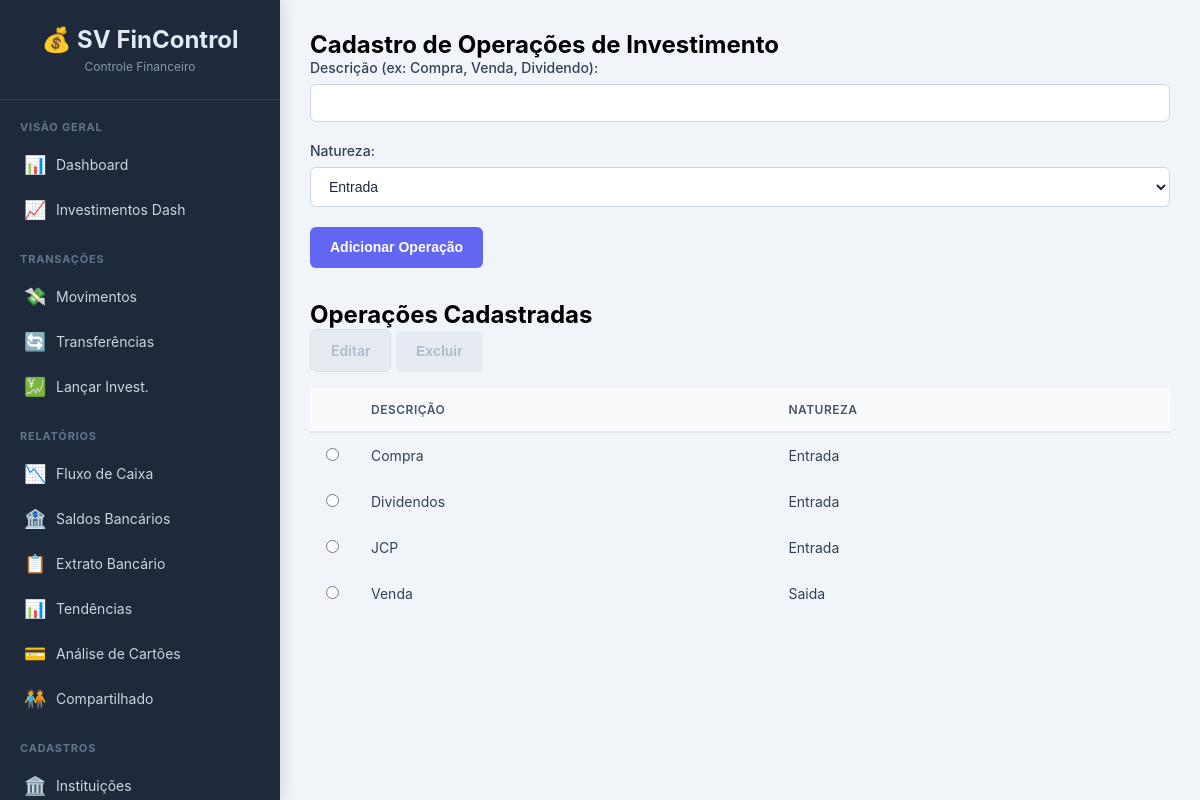
Page /operacoes on the committed database.
### tables this page shows
CREATE TABLE operacoes (
        id INTEGER PRIMARY KEY AUTOINCREMENT,
        descricao TEXT NOT NULL UNIQUE,
        natureza TEXT NOT NULL CHECK(natureza IN ('Entrada', 'Saida'))
    );

### app.py (the view, shortened to what this page needs)
@app.route('/operacoes', methods=['GET', 'POST'])
def operacoes():
    conn = get_db_connection()
    operacoes_list = conn.execute('SELECT * FROM operacoes ORDER BY descricao').fetchall()
    conn.close()
    return render_template('operacoes.html', operacoes=operacoes_list)

### app.py (called while the page is built)
def get_db_connection():
    conn = sqlite3.connect(DATABASE, detect_types=sqlite3.PARSE_DECLTYPES | sqlite3.PARSE_COLNAMES)
    conn.execute("PRAGMA foreign_keys = ON;")
    conn.execute("PRAGMA journal_mode=WAL")
    conn.row_factory = sqlite3.Row
    return conn

### templates/operacoes.html (shortened to what this page needs)
{% extends "base.html" %}
{% block content %}
    <h2>Cadastro de Operações de Investimento</h2>
    <form method="POST">
        <div class="form-group"><label for="descricao">Descrição (ex: Compra, Venda, Dividendo):</label><input type="text" name="descricao" required></div>
        <div class="form-group"><label for="natureza">Natureza:</label><select name="natureza" required><option value="Entrada">Entrada</option><option value="Saida">Saída</option></select></div>
        <button type="submit" class="btn btn-primary">Adicionar Operação</button>
    </form>
    <h2 style="margin-top: 2rem;">Operações Cadastradas</h2>
    <div class="action-buttons" style="margin-bottom: 1rem;">
        <a href="#" id="btn-editar" class="btn btn-secondary" disabled>Editar</a>
        <button type="submit" form="form-excluir" id="btn-excluir" class="btn btn-danger" disabled>Excluir</button>
    </div>
    <table><thead><tr><th style="width: 5%;"></th><th>Descrição</th><th>Natureza</th></tr></thead>
        <tbody>
            {% for o in operacoes %}<tr id="row-{{ o.id }}"><td><input type="radio" name="selecionado" value="{{ o.id }}" onchange="itemSelecionado(this, 'operacoes')"></td><td>{{ o.descricao }}</td><td>{{ o.natureza }}</td></tr>{% else %}<tr><td colspan="3">Nenhuma operação cadastrada.</td></tr>{% endfor %}
        </tbody>
    </table>
{% endblock %}

### templates/base.html (style rules this page uses)
* { margin: 0; padding: 0; box-sizing: border-box; }
body { font-family: -apple-system, BlinkMacSystemFont, "Segoe UI", Roboto, "Helvetica Neue", Arial, sans-serif; background-color: #f1f5f9; min-height: 100vh; display: flex; }
table { width: 100%; border-collapse: collapse; }
thead { background: #f8fafc; }
th { padding: 14px 16px; text-align: left; font-size: 12px; font-weight: 600; color: #475569; text-transform: uppercase; letter-spacing: 0.5px; border-bottom: 2px solid #e2e8f0; white-space: nowrap; }
td { padding: 14px 16px; border-bottom: 1px solid #f1f5f9; color: #334155; font-size: 14px; }
tbody tr:last-child td { border-bottom: none; }
.form-group { margin-bottom: 20px; }
.form-group label { display: block; margin-bottom: 8px; font-weight: 500; font-size: 14px; color: #334155; }
.form-group input, .form-group select, .form-group textarea { width: 100%; padding: 10px 14px; border: 1px solid #cbd5e1; border-radius: 6px; font-size: 14px; transition: border-color 0.2s, box-shadow 0.2s; background: white; color: #1e293b; }
.btn { padding: 10px 20px; border: none; border-radius: 6px; cursor: pointer; font-size: 14px; font-weight: 600; transition: all 0.2s ease-in-out; display: inline-flex; align-items: center; gap: 8px; text-decoration: none; line-height: 1.5; }
.btn-primary { background-color: #6366f1; color: white; }
.btn-secondary { background: #e2e8f0; color: #475569; border: 1px solid #cbd5e1; }
.btn-danger { background: #fecaca; color: #b91c1c; }
.btn[disabled] { background: #e2e8f0; color: #94a3b8; cursor: not-allowed; transform: none !important; box-shadow: none !important; opacity: 0.7; }

### rows in the picture
operacoes: descricao "Compra", natureza "Entrada"
operacoes: descricao "Dividendos", natureza "Entrada"
operacoes: descricao "JCP", natureza "Entrada"
operacoes: descricao "Venda", natureza "Saida"
